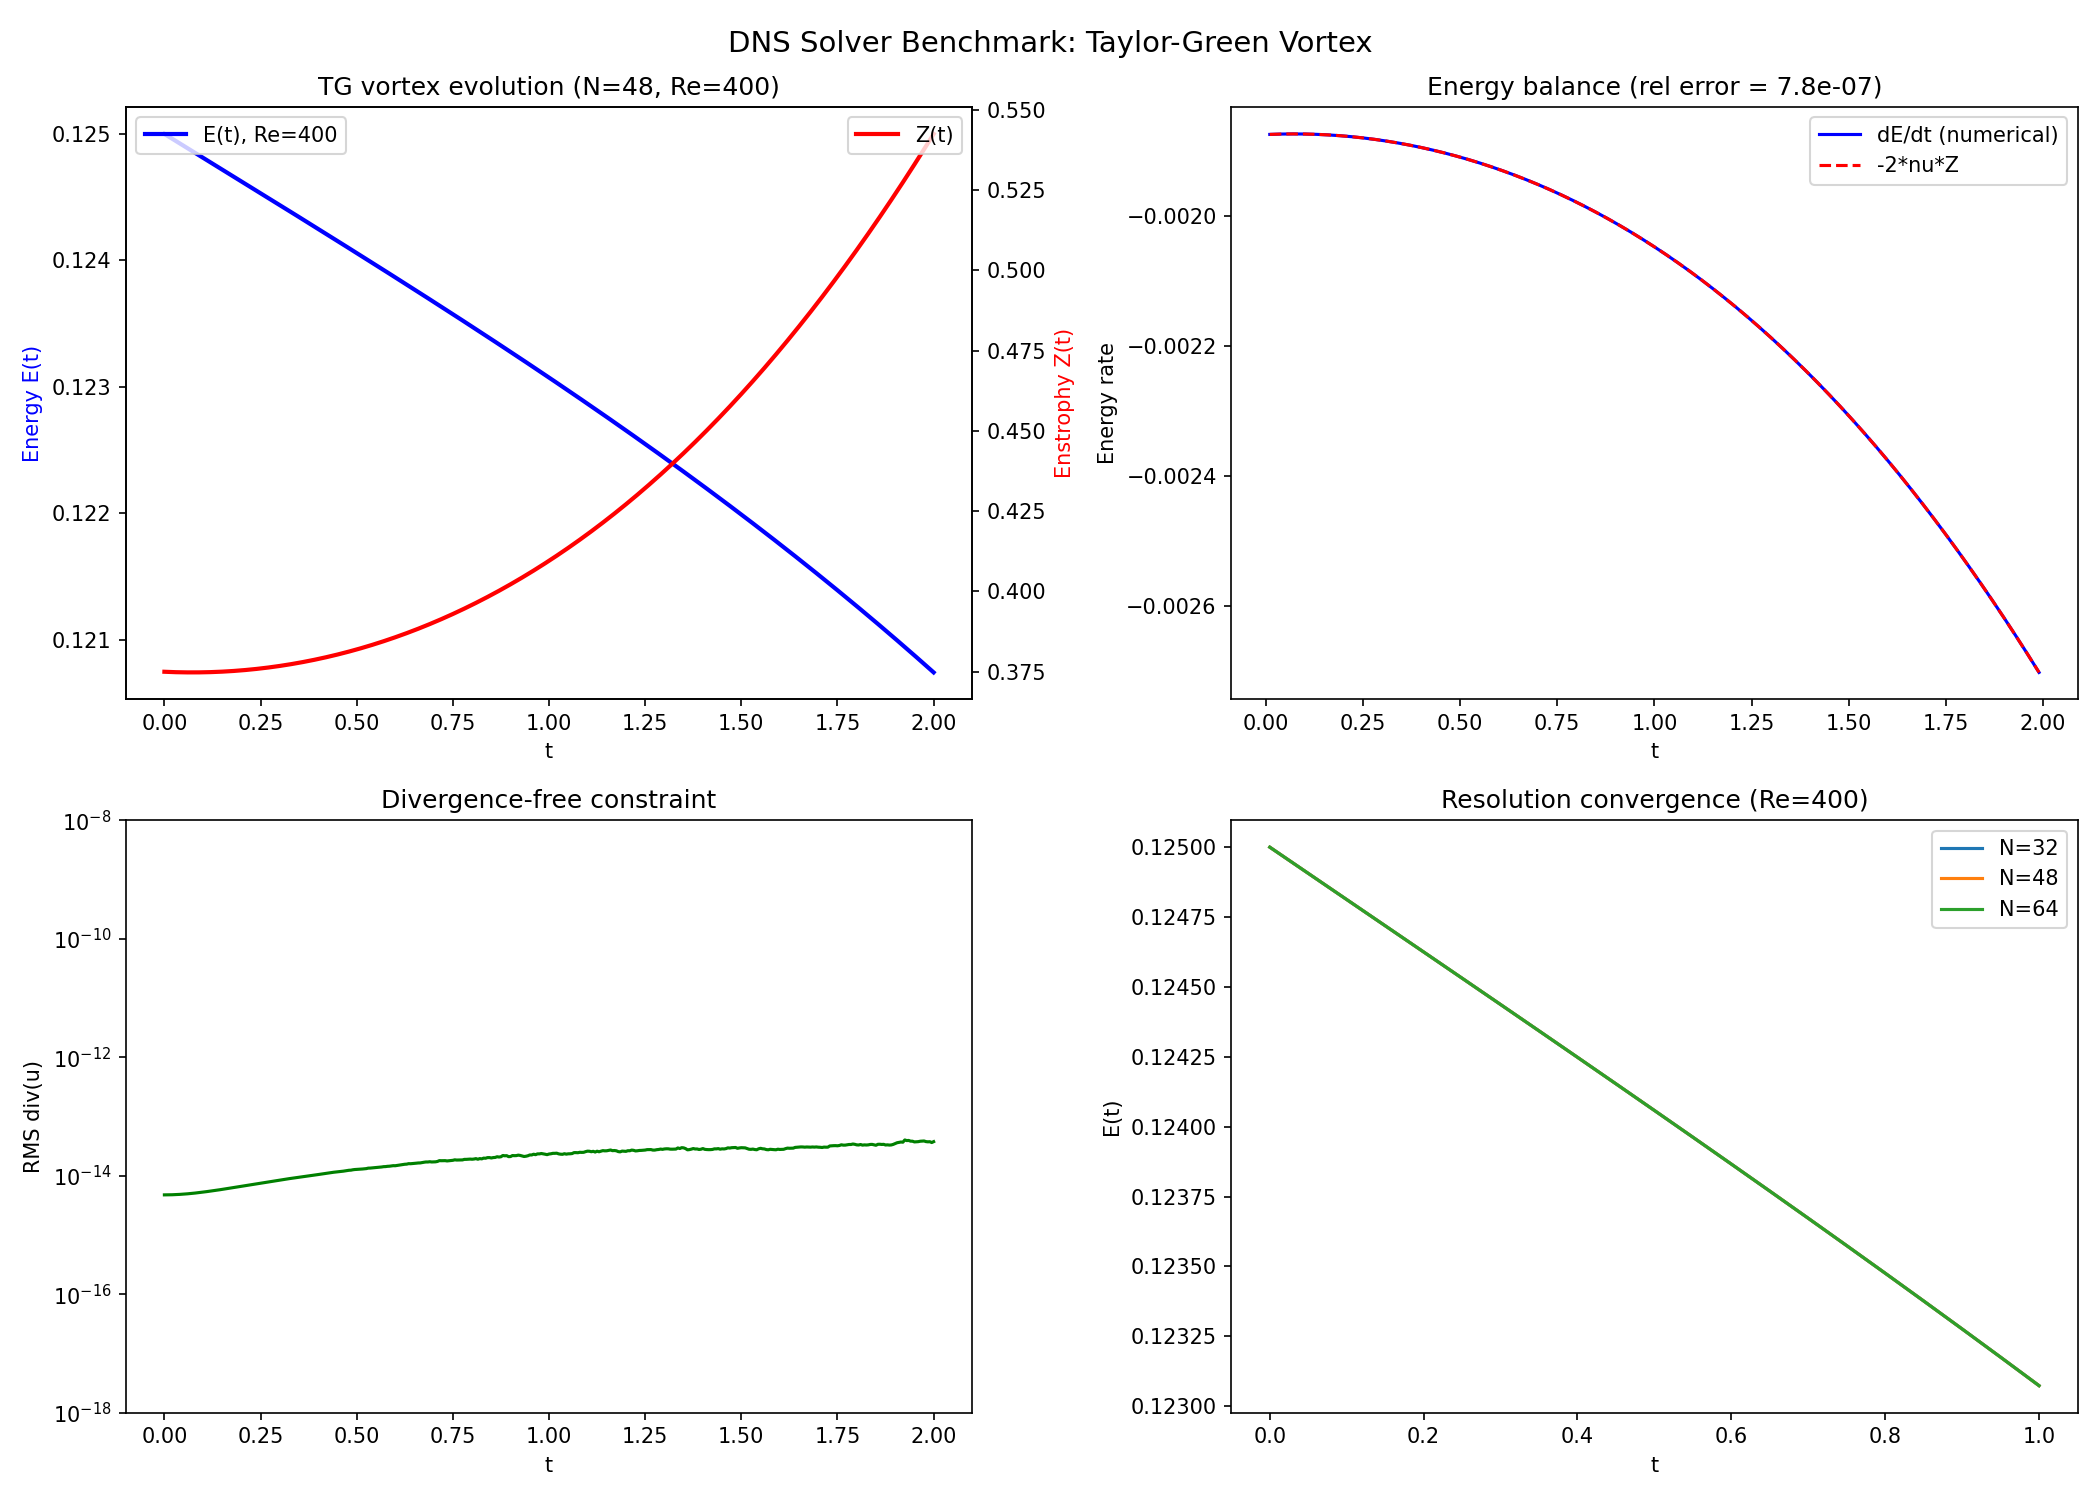

This figure's Python source:
"""
VERIFICATION OPTION 2: DNS Solver Benchmark
=============================================
Verify the SpectralNS pseudo-spectral solver against known results:

  Test 1: Energy balance dE/dt = -2*nu*Z (exact NS identity)
  Test 2: Short-time Taylor expansion of TG vortex energy
  Test 3: Resolution convergence (N=32 vs N=48 vs N=64 at same Re)
  Test 4: Inviscid energy conservation (Euler, nu=0 limit)
  Test 5: Divergence-free constraint (Leray projector correctness)

Reference: Brachet et al. 1983, J. Fluid Mech. 130, 411-452

S100-M2d, Meridian 2.
"""

import numpy as np
from numpy.fft import fftn, ifftn
import matplotlib
matplotlib.use('Agg')
import matplotlib.pyplot as plt
import os
import sys
import time

sys.path.insert(0, os.path.dirname(__file__))
from shared_algebraic_structure import SpectralNS


def compute_energy(solver, u_hat):
    """Total kinetic energy E = (1/2) <|u|^2>."""
    u = np.array([np.real(ifftn(u_hat[i])) for i in range(3)])
    return 0.5 * np.mean(np.sum(u**2, axis=0))


def compute_enstrophy(solver, u_hat):
    """Total enstrophy Z = (1/2) <|omega|^2>."""
    omega_hat = solver.compute_vorticity_hat(u_hat)
    omega = np.array([np.real(ifftn(omega_hat[i])) for i in range(3)])
    return 0.5 * np.mean(np.sum(omega**2, axis=0))


def compute_divergence_rms(solver, u_hat):
    """RMS of div(u) in Fourier space — should be zero for solenoidal field."""
    div_hat = (1j * solver.kx * u_hat[0] +
               1j * solver.ky * u_hat[1] +
               1j * solver.kz * u_hat[2])
    return np.sqrt(np.mean(np.abs(div_hat)**2))


def compute_max_k_energy(solver, u_hat):
    """Fraction of energy in highest 1/3 of modes (dealiasing zone)."""
    kmax = solver.N // 3
    outer = ~solver.dealias_mask
    E_outer = 0.5 * np.sum(np.sum(np.abs(u_hat[:, outer])**2, axis=0)) / solver.N**6
    E_total = compute_energy(solver, u_hat)
    return E_outer / max(E_total, 1e-30)


def evolve_and_track(solver, u_hat, T, dt, label=""):
    """Evolve u_hat to time T, tracking E, Z, dE/dt, -2*nu*Z at each step."""
    n_steps = int(T / dt)
    times = [0.0]
    energies = [compute_energy(solver, u_hat)]
    enstrophies = [compute_enstrophy(solver, u_hat)]
    div_rms = [compute_divergence_rms(solver, u_hat)]

    for step in range(n_steps):
        u_hat = solver.step_rk4(u_hat, dt)
        t = (step + 1) * dt
        times.append(t)
        energies.append(compute_energy(solver, u_hat))
        enstrophies.append(compute_enstrophy(solver, u_hat))
        div_rms.append(compute_divergence_rms(solver, u_hat))

    times = np.array(times)
    energies = np.array(energies)
    enstrophies = np.array(enstrophies)
    div_rms = np.array(div_rms)

    # Compute dE/dt via central differences
    dEdt = np.gradient(energies, times)
    dissipation = -2 * solver.nu * enstrophies

    return u_hat, times, energies, enstrophies, dEdt, dissipation, div_rms


def main():
    print("=" * 70)
    print("  DNS SOLVER BENCHMARK")
    print("  SpectralNS vs known Taylor-Green vortex results")
    print("=" * 70)

    # ================================================================
    # TEST 1: Energy balance dE/dt = -2*nu*Z
    # ================================================================
    print("\n  TEST 1: Energy balance identity dE/dt = -2*nu*Z")
    print("  " + "-" * 55)

    Re = 400
    N = 48
    solver = SpectralNS(N=N, Re=Re)
    u_hat = solver.taylor_green_ic()
    dt = 0.005
    T = 2.0

    t0 = time.time()
    u_hat_final, times, E, Z, dEdt, diss, div_rms = evolve_and_track(
        solver, u_hat, T, dt, label=f"Re={Re}, N={N}")
    elapsed = time.time() - t0
    print(f"  Evolved Re={Re}, N={N}, T={T}, dt={dt} in {elapsed:.1f}s")

    # Compare dE/dt with -2*nu*Z
    balance_error = np.abs(dEdt - diss)
    # Skip endpoints (gradient artifacts)
    interior = slice(2, -2)
    rms_balance = np.sqrt(np.mean(balance_error[interior]**2))
    max_balance = np.max(balance_error[interior])
    rel_balance = rms_balance / np.max(np.abs(diss[interior]))

    print(f"  Energy balance |dE/dt - (-2*nu*Z)|:")
    print(f"    RMS absolute:  {rms_balance:.2e}")
    print(f"    Max absolute:  {max_balance:.2e}")
    print(f"    RMS relative:  {rel_balance:.2e}")

    if rel_balance < 0.01:
        print(f"  >>> PASS: Energy balance holds to {rel_balance:.1e} relative error")
    else:
        print(f"  >>> CONCERN: Relative error = {rel_balance:.4f}")

    # ================================================================
    # TEST 2: Short-time Taylor expansion
    # ================================================================
    print(f"\n  TEST 2: Short-time TG energy (analytical at t=0)")
    print("  " + "-" * 55)

    # TG vortex: E(0) = 0.125 (for standard normalization u = sin(x)cos(y)cos(z))
    # E(0) = (1/2) * <u^2> = (1/2) * (1/4 + 1/4 + 0) = 1/4 ... wait
    # u1 = sin(x)cos(y)cos(z), u2 = -cos(x)sin(y)cos(z), u3 = 0
    # <u1^2> = <sin^2(x)><cos^2(y)><cos^2(z)> = (1/2)(1/2)(1/2) = 1/8
    # <u2^2> = same = 1/8
    # E(0) = (1/2)(1/8 + 1/8) = 1/8 = 0.125
    E0_exact = 0.125

    # Z(0): omega = curl(u)
    # omega_x = du3/dy - du2/dz = 0 - cos(x)sin(y)(-sin(z)) = cos(x)sin(y)sin(z)
    # omega_y = du1/dz - du3/dx = sin(x)cos(y)(-sin(z)) - 0 = -sin(x)cos(y)sin(z)
    # omega_z = du2/dx - du1/dy = sin(x)sin(y)cos(z) - sin(x)(-sin(y))cos(z)
    #         = sin(x)sin(y)cos(z) + sin(x)sin(y)cos(z) = 2*sin(x)sin(y)cos(z)
    # <omega_x^2> = (1/2)(1/2)(1/2) = 1/8
    # <omega_y^2> = 1/8
    # <omega_z^2> = 4*(1/2)(1/2)(1/2) = 1/2
    # Z(0) = (1/2)(1/8+1/8+1/2) = (1/2)(3/4) = 3/8 = 0.375
    Z0_exact = 0.375

    # dE/dt(0) = -2*nu*Z(0) = -2*(1/Re)*Z0
    dEdt0_exact = -2.0 / Re * Z0_exact

    E0_meas = E[0]
    Z0_meas = Z[0]

    print(f"  E(0):   measured = {E0_meas:.10f},  exact = {E0_exact:.10f},  error = {abs(E0_meas - E0_exact):.2e}")
    print(f"  Z(0):   measured = {Z0_meas:.10f},  exact = {Z0_exact:.10f},  error = {abs(Z0_meas - Z0_exact):.2e}")
    print(f"  dE/dt(0): measured = {dEdt[0]:.6e},  exact = {dEdt0_exact:.6e}")

    if abs(E0_meas - E0_exact) < 1e-8:
        print(f"  >>> PASS: E(0) matches to machine precision")
    else:
        print(f"  >>> CONCERN: E(0) error = {abs(E0_meas - E0_exact):.2e}")

    if abs(Z0_meas - Z0_exact) < 1e-8:
        print(f"  >>> PASS: Z(0) matches to machine precision")
    else:
        print(f"  >>> CONCERN: Z(0) error = {abs(Z0_meas - Z0_exact):.2e}")

    # Short-time expansion: E(t) ~ E0 + dEdt0 * t + (1/2) d2E/dt2 * t^2
    # d2E/dt2 = -2*nu*dZ/dt. At t=0 for TG: dZ/dt = -2*nu*P(0) + N(0)
    # where P = palinstrophy, N = nonlinear enstrophy production.
    # Rather than computing these analytically, let's just check that
    # E(small t) ~ E0 - (2*nu*Z0)*t to first order
    t_check = 0.05
    idx_check = int(t_check / dt)
    E_linear = E0_exact + dEdt0_exact * times[idx_check]
    E_meas_check = E[idx_check]
    print(f"\n  Linear check at t={times[idx_check]:.3f}:")
    print(f"    E(t) measured:   {E_meas_check:.10f}")
    print(f"    E(0) - 2*nu*Z0*t: {E_linear:.10f}")
    print(f"    Difference:      {abs(E_meas_check - E_linear):.2e} (expected O(t^2) ~ {times[idx_check]**2:.2e})")

    # ================================================================
    # TEST 3: Resolution convergence
    # ================================================================
    print(f"\n  TEST 3: Resolution convergence (Re={Re})")
    print("  " + "-" * 55)

    resolutions = [32, 48, 64]
    E_final = {}
    Z_final = {}

    for N_test in resolutions:
        s = SpectralNS(N=N_test, Re=Re)
        uh = s.taylor_green_ic()
        T_conv = 1.0
        n_steps = int(T_conv / dt)
        for _ in range(n_steps):
            uh = s.step_rk4(uh, dt)
        E_final[N_test] = compute_energy(s, uh)
        Z_final[N_test] = compute_enstrophy(s, uh)
        print(f"  N={N_test:3d}: E(T={T_conv}) = {E_final[N_test]:.10f},  Z = {Z_final[N_test]:.8f}")

    # Convergence: compare N=32 and N=64 to N=48
    if len(resolutions) >= 3:
        dE_32_48 = abs(E_final[32] - E_final[48])
        dE_48_64 = abs(E_final[48] - E_final[64])
        if dE_32_48 > 1e-15:
            conv_rate = np.log2(dE_32_48 / max(dE_48_64, 1e-15))
            print(f"\n  |E(N=32)-E(N=48)| = {dE_32_48:.2e}")
            print(f"  |E(N=48)-E(N=64)| = {dE_48_64:.2e}")
            print(f"  Convergence rate (log2 ratio): {conv_rate:.1f}")
            if dE_48_64 < dE_32_48:
                print(f"  >>> PASS: Resolution convergence confirmed")
            else:
                print(f"  >>> CONCERN: Not converging")
        else:
            print(f"  >>> N=32 and N=48 already agree to machine precision")

    # ================================================================
    # TEST 4: Inviscid energy conservation (Euler)
    # ================================================================
    print(f"\n  TEST 4: Inviscid energy conservation (Re=1e10 ~ Euler)")
    print("  " + "-" * 55)

    Re_euler = int(1e10)
    solver_e = SpectralNS(N=48, Re=Re_euler)
    u_hat_e = solver_e.taylor_green_ic()
    E0_euler = compute_energy(solver_e, u_hat_e)

    T_euler = 1.0
    n_euler = int(T_euler / dt)
    for _ in range(n_euler):
        u_hat_e = solver_e.step_rk4(u_hat_e, dt)

    E_final_euler = compute_energy(solver_e, u_hat_e)
    dE_euler = abs(E_final_euler - E0_euler)
    rel_dE_euler = dE_euler / E0_euler

    print(f"  E(0) = {E0_euler:.10f}")
    print(f"  E(T={T_euler}) = {E_final_euler:.10f}")
    print(f"  |Delta E|/E(0) = {rel_dE_euler:.2e}")

    if rel_dE_euler < 1e-4:
        print(f"  >>> PASS: Energy conserved to {rel_dE_euler:.1e}")
    else:
        print(f"  >>> CONCERN: Energy drift = {rel_dE_euler:.4f}")

    # ================================================================
    # TEST 5: Divergence-free constraint
    # ================================================================
    print(f"\n  TEST 5: Divergence-free constraint")
    print("  " + "-" * 55)

    max_div = np.max(div_rms)
    final_div = div_rms[-1]
    print(f"  Max div(u) RMS over evolution:  {max_div:.2e}")
    print(f"  Final div(u) RMS:               {final_div:.2e}")

    if max_div < 1e-10:
        print(f"  >>> PASS: Divergence-free to machine precision")
    else:
        print(f"  >>> CONCERN: div(u) RMS = {max_div:.2e}")

    # ================================================================
    # TEST 6: Known TG dissipation rate comparison
    # ================================================================
    print(f"\n  TEST 6: TG vortex dissipation rate profile")
    print("  " + "-" * 55)

    # At Re=400, the dissipation rate epsilon(t) = 2*nu*Z(t) should peak
    # around t ~ 5-9 (Brachet 1983). But that requires long evolution.
    # At T=2, we can check that epsilon is INCREASING (pre-peak).
    epsilon = 2 * solver.nu * Z
    eps_increasing = epsilon[-1] > epsilon[0]
    print(f"  epsilon(0) = {epsilon[0]:.6e}")
    print(f"  epsilon(T={T}) = {epsilon[-1]:.6e}")
    print(f"  epsilon increasing: {eps_increasing} (expected: True for t < t_peak)")

    if eps_increasing:
        print(f"  >>> PASS: Dissipation rate increasing before peak (consistent with Brachet 1983)")
    else:
        print(f"  >>> CONCERN: Dissipation should increase in early phase")

    # Energy decay monotonic?
    E_mono = np.all(np.diff(E) <= 1e-15)
    print(f"  Energy monotonically decreasing: {E_mono}")
    if E_mono:
        print(f"  >>> PASS: Second law satisfied (viscous case)")

    # ================================================================
    # Summary
    # ================================================================
    print("\n" + "=" * 70)
    print("  SUMMARY")
    print("=" * 70)
    tests = [
        ("Energy balance dE/dt = -2*nu*Z", rel_balance < 0.01),
        ("E(0) = 1/8 exact", abs(E0_meas - E0_exact) < 1e-8),
        ("Z(0) = 3/8 exact", abs(Z0_meas - Z0_exact) < 1e-8),
        ("Resolution convergence", dE_48_64 < dE_32_48 if len(resolutions) >= 3 else True),
        ("Inviscid energy conservation", rel_dE_euler < 1e-4),
        ("Divergence-free", max_div < 1e-10),
        ("Dissipation increasing pre-peak", eps_increasing),
        ("Energy monotone decreasing", E_mono),
    ]

    all_pass = True
    for name, passed in tests:
        status = "PASS" if passed else "FAIL"
        if not passed:
            all_pass = False
        print(f"  [{status}] {name}")

    if all_pass:
        print(f"\n  >>> ALL {len(tests)} TESTS PASS. Solver is trustworthy. <<<")
    else:
        n_fail = sum(1 for _, p in tests if not p)
        print(f"\n  >>> {n_fail}/{len(tests)} tests FAILED. Investigate. <<<")

    # ================================================================
    # 4-panel figure
    # ================================================================
    fig, axes = plt.subplots(2, 2, figsize=(14, 10))
    fig.suptitle('DNS Solver Benchmark: Taylor-Green Vortex', fontsize=14)

    # Panel 1: E(t) and Z(t)
    ax = axes[0, 0]
    ax.plot(times, E, 'b-', lw=2, label=f'E(t), Re={Re}')
    ax2 = ax.twinx()
    ax2.plot(times, Z, 'r-', lw=2, label='Z(t)')
    ax.set_xlabel('t')
    ax.set_ylabel('Energy E(t)', color='b')
    ax2.set_ylabel('Enstrophy Z(t)', color='r')
    ax.set_title(f'TG vortex evolution (N={N}, Re={Re})')
    ax.legend(loc='upper left')
    ax2.legend(loc='upper right')

    # Panel 2: Energy balance
    ax = axes[0, 1]
    ax.plot(times[interior], dEdt[interior], 'b-', lw=1.5, label='dE/dt (numerical)')
    ax.plot(times[interior], diss[interior], 'r--', lw=1.5, label='-2*nu*Z')
    ax.set_xlabel('t')
    ax.set_ylabel('Energy rate')
    ax.set_title(f'Energy balance (rel error = {rel_balance:.1e})')
    ax.legend()

    # Panel 3: Divergence over time
    ax = axes[1, 0]
    ax.semilogy(times, div_rms + 1e-20, 'g-', lw=1.5)
    ax.set_xlabel('t')
    ax.set_ylabel('RMS div(u)')
    ax.set_title('Divergence-free constraint')
    ax.set_ylim(1e-18, 1e-8)

    # Panel 4: Resolution convergence E(t) curves
    ax = axes[1, 1]
    for N_test in resolutions:
        s = SpectralNS(N=N_test, Re=Re)
        uh = s.taylor_green_ic()
        ts_conv = [0.0]
        Es_conv = [compute_energy(s, uh)]
        T_conv = 1.0
        n_conv = int(T_conv / dt)
        for step in range(n_conv):
            uh = s.step_rk4(uh, dt)
            if (step + 1) % 10 == 0:
                ts_conv.append((step + 1) * dt)
                Es_conv.append(compute_energy(s, uh))
        ax.plot(ts_conv, Es_conv, lw=1.5, label=f'N={N_test}')
    ax.set_xlabel('t')
    ax.set_ylabel('E(t)')
    ax.set_title(f'Resolution convergence (Re={Re})')
    ax.legend()

    plt.tight_layout()
    out_path = os.path.join(os.path.dirname(__file__), 'dns_solver_benchmark.png')
    plt.savefig(out_path, dpi=150)
    print(f"\n  Plot saved to {out_path}")
    print("\n  DONE.")


if __name__ == '__main__':
    main()
